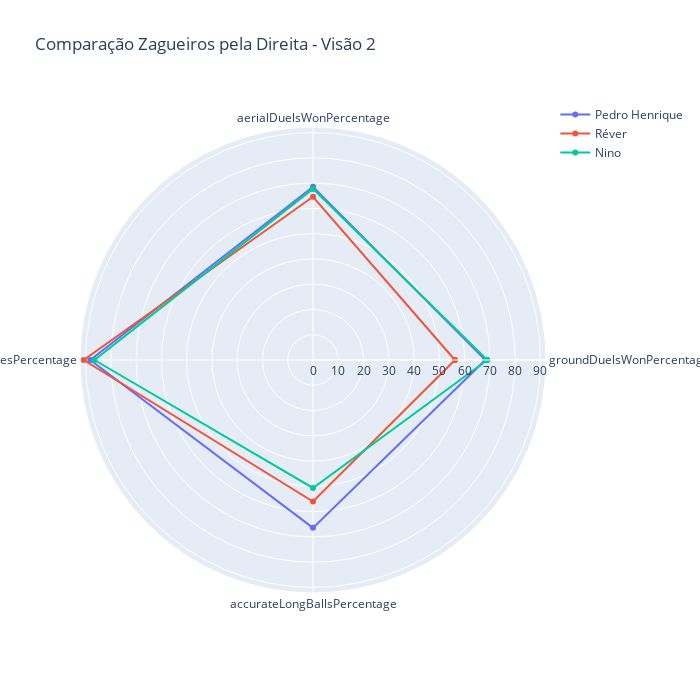

Notebook code cell kept with this figure:
### Code cell
categories = labelszag2[1:]
categories = [*categories, categories[0]]

players = df_zd_vw2.values.tolist()

player_1 = players[0][1:]
player_1 = [*player_1, player_1[0]]
player_2 = players[1][1:]
player_2 = [*player_2, player_2[0]]
player_3 = players[2][1:]
player_3 = [*player_3, player_3[0]]

fig = go.Figure(
    data = [ go.Scatterpolar(r=player_1, theta = categories, name = players[0][0]),
             go.Scatterpolar(r=player_2, theta = categories, name = players[1][0]),
             go.Scatterpolar(r=player_3, theta = categories, name = players[2][0])],
    layout = go.Layout(
    autosize = False,
    width = 700,
    height = 700,
    title=go.layout.Title(text = 'Comparação Zagueiros pela Direita - Visão 2'),
    polar = {'radialaxis':{'visible':True}},
    showlegend = True)
)

pyo.iplot(fig)

### Figure 1 — Plotly figure (JSON) as saved in the notebook; plotly's stock layout.template omitted (floating-point values rounded to 4 significant figures)
{"data": [{"name": "Pedro Henrique", "r": [68.22, 68.55, 88.13, 66.43, 68.22], "theta": ["groundDuelsWonPercentage", "aerialDuelsWonPercentage", "accuratePassesPercentage", "accurateLongBallsPercentage", "groundDuelsWonPercentage"], "type": "scatterpolar"}, {"name": "Réver", "r": [56.16, 64.6, 90.72, 56, 56.16], "theta": ["groundDuelsWonPercentage", "aerialDuelsWonPercentage", "accuratePassesPercentage", "accurateLongBallsPercentage", "groundDuelsWonPercentage"], "type": "scatterpolar"}, {"name": "Nino", "r": [68.97, 67.71, 86.49, 50.64, 68.97], "theta": ["groundDuelsWonPercentage", "aerialDuelsWonPercentage", "accuratePassesPercentage", "accurateLongBallsPercentage", "groundDuelsWonPercentage"], "type": "scatterpolar"}], "layout": {"autosize": false, "height": 700, "polar": {"radialaxis": {"visible": true}}, "showlegend": true, "title": {"text": "Comparação Zagueiros pela Direita - Visão 2"}, "width": 700}}
